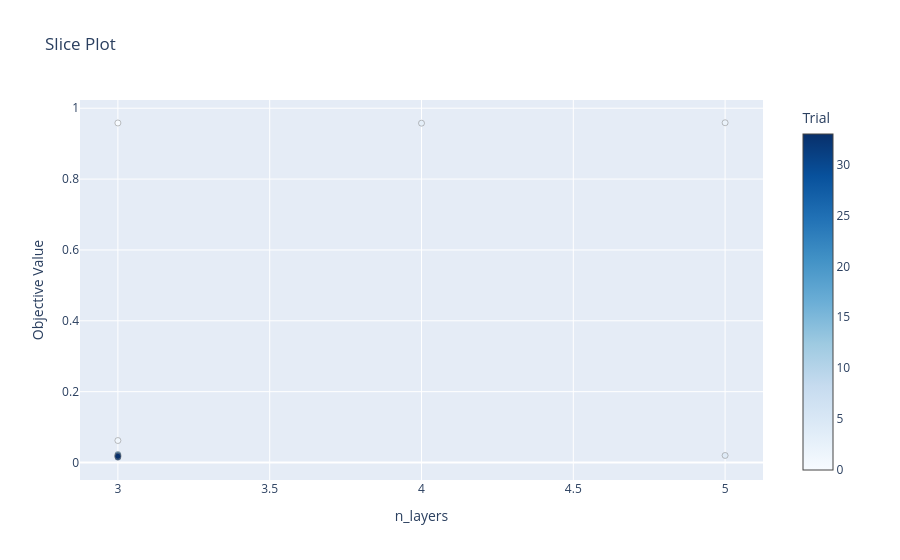

Write notebook code for a chart like this one.
### Code cell
optuna.visualization.plot_slice(study, params = ['n_layers']).show()

### Figure 1 — Plotly figure (JSON) as saved in the notebook; plotly's stock layout.template omitted (floating-point values rounded to 4 significant figures)
{"data": [{"marker": {"color": [0, 1, 2, 3, 4, 16, 21, 31, 32, 33], "colorbar": {"title": {"text": "Trial"}, "x": 1, "xpad": 40}, "colorscale": [[0, "rgb(247,251,255)"], [0.125, "rgb(222,235,247)"], [0.25, "rgb(198,219,239)"], [0.375, "rgb(158,202,225)"], [0.5, "rgb(107,174,214)"], [0.625, "rgb(66,146,198)"], [0.75, "rgb(33,113,181)"], [0.875, "rgb(8,81,156)"], [1, "rgb(8,48,107)"]], "line": {"color": "Grey", "width": 0.5}}, "mode": "markers", "name": "Feasible Trial", "showlegend": false, "type": "scatter", "x": [3, 3, 5, 4, 5, 3, 3, 3, 3, 3], "y": [0.9584, 0.0621, 0.959, 0.9577, 0.01995, 0.02298, 0.01857, 0.01491, 0.0196, 0.01768]}], "layout": {"title": {"text": "Slice Plot"}, "xaxis": {"title": {"text": "n_layers"}}, "yaxis": {"title": {"text": "Objective Value"}}}}
